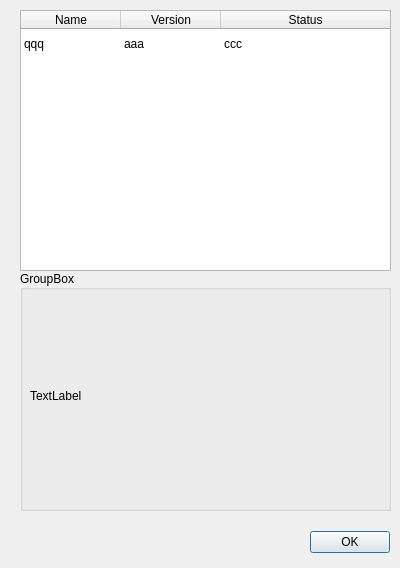
<?xml version="1.0" encoding="UTF-8"?>
<ui version="4.0">
 <class>PluginViewDialog</class>
 <widget class="QWidget" name="PluginViewDialog">
  <property name="geometry">
   <rect>
    <x>0</x>
    <y>0</y>
    <width>400</width>
    <height>568</height>
   </rect>
  </property>
  <property name="windowTitle">
   <string>Plugin list</string>
  </property>
  <widget class="QTableWidget" name="PluginViewList">
   <property name="geometry">
    <rect>
     <x>20</x>
     <y>10</y>
     <width>371</width>
     <height>261</height>
    </rect>
   </property>
   <property name="showGrid">
    <bool>false</bool>
   </property>
   <property name="gridStyle">
    <enum>Qt::SolidLine</enum>
   </property>
   <property name="rowCount">
    <number>1</number>
   </property>
   <attribute name="horizontalHeaderVisible">
    <bool>true</bool>
   </attribute>
   <attribute name="horizontalHeaderCascadingSectionResizes">
    <bool>false</bool>
   </attribute>
   <attribute name="horizontalHeaderShowSortIndicator" stdset="0">
    <bool>true</bool>
   </attribute>
   <attribute name="horizontalHeaderStretchLastSection">
    <bool>true</bool>
   </attribute>
   <attribute name="verticalHeaderVisible">
    <bool>false</bool>
   </attribute>
   <attribute name="horizontalHeaderStretchLastSection">
    <bool>true</bool>
   </attribute>
   <attribute name="horizontalHeaderCascadingSectionResizes">
    <bool>false</bool>
   </attribute>
   <row/>
   <column>
    <property name="text">
     <string>Name</string>
    </property>
   </column>
   <column>
    <property name="text">
     <string>Version</string>
    </property>
   </column>
   <column>
    <property name="text">
     <string>Status</string>
    </property>
   </column>
   <item row="0" column="0">
    <property name="text">
     <string>qqq</string>
    </property>
   </item>
   <item row="0" column="1">
    <property name="text">
     <string>aaa</string>
    </property>
   </item>
   <item row="0" column="2">
    <property name="text">
     <string>ccc</string>
    </property>
   </item>
  </widget>
  <widget class="QDialogButtonBox" name="ButtonBox">
   <property name="geometry">
    <rect>
     <x>220</x>
     <y>530</y>
     <width>170</width>
     <height>25</height>
    </rect>
   </property>
   <property name="standardButtons">
    <set>QDialogButtonBox::Ok</set>
   </property>
  </widget>
  <widget class="QGroupBox" name="PluginInfoGroupBox">
   <property name="geometry">
    <rect>
     <x>20</x>
     <y>270</y>
     <width>371</width>
     <height>241</height>
    </rect>
   </property>
   <property name="title">
    <string>GroupBox</string>
   </property>
   <property name="alignment">
    <set>Qt::AlignLeading|Qt::AlignLeft|Qt::AlignVCenter</set>
   </property>
   <property name="flat">
    <bool>false</bool>
   </property>
   <widget class="QLabel" name="AboutTextLabel">
    <property name="geometry">
     <rect>
      <x>10</x>
      <y>30</y>
      <width>351</width>
      <height>191</height>
     </rect>
    </property>
    <property name="text">
     <string>TextLabel</string>
    </property>
   </widget>
  </widget>
 </widget>
 <resources/>
 <connections>
  <connection>
   <sender>ButtonBox</sender>
   <signal>accepted()</signal>
   <receiver>PluginViewDialog</receiver>
   <slot>close()</slot>
   <hints>
    <hint type="sourcelabel">
     <x>370</x>
     <y>364</y>
    </hint>
    <hint type="destinationlabel">
     <x>460</x>
     <y>367</y>
    </hint>
   </hints>
  </connection>
 </connections>
</ui>
